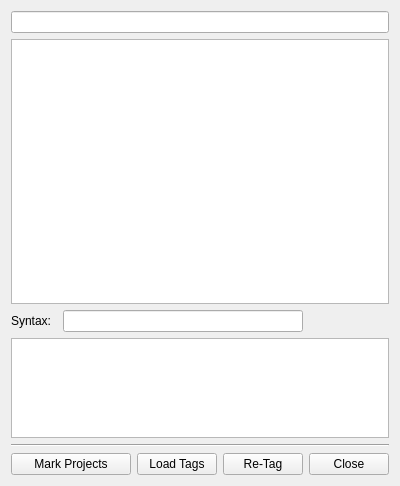
<?xml version="1.0" encoding="UTF-8"?>
<ui version="4.0">
 <class>Form</class>
 <widget class="QWidget" name="Form">
  <property name="geometry">
   <rect>
    <x>0</x>
    <y>0</y>
    <width>400</width>
    <height>486</height>
   </rect>
  </property>
  <property name="windowTitle">
   <string>Form</string>
  </property>
  <property name="styleSheet">
   <string notr="true">font: 8pt &quot;Arial&quot;;</string>
  </property>
  <layout class="QGridLayout" name="gridLayout">
   <item row="1" column="0" colspan="5">
    <widget class="QLineEdit" name="editFunction"/>
   </item>
   <item row="2" column="0" colspan="5">
    <widget class="QTableWidget" name="tableFuncList"/>
   </item>
   <item row="3" column="0">
    <widget class="QLabel" name="label">
     <property name="maximumSize">
      <size>
       <width>46</width>
       <height>16777215</height>
      </size>
     </property>
     <property name="text">
      <string>Syntax:</string>
     </property>
    </widget>
   </item>
   <item row="3" column="1" colspan="3">
    <widget class="QLineEdit" name="editSyntax"/>
   </item>
   <item row="3" column="4">
    <widget class="QLabel" name="labelEntries">
     <property name="maximumSize">
      <size>
       <width>70</width>
       <height>16777215</height>
      </size>
     </property>
     <property name="text">
      <string/>
     </property>
     <property name="alignment">
      <set>Qt::AlignRight|Qt::AlignTrailing|Qt::AlignVCenter</set>
     </property>
    </widget>
   </item>
   <item row="5" column="0" colspan="5">
    <widget class="Line" name="line">
     <property name="orientation">
      <enum>Qt::Horizontal</enum>
     </property>
    </widget>
   </item>
   <item row="6" column="0" colspan="2">
    <widget class="QPushButton" name="buttonMark">
     <property name="text">
      <string>Mark Projects</string>
     </property>
    </widget>
   </item>
   <item row="6" column="2">
    <widget class="QPushButton" name="buttonLoad">
     <property name="text">
      <string>Load Tags</string>
     </property>
    </widget>
   </item>
   <item row="6" column="3">
    <widget class="QPushButton" name="buttonTag">
     <property name="text">
      <string>Re-Tag</string>
     </property>
    </widget>
   </item>
   <item row="6" column="4">
    <widget class="QPushButton" name="buttonClose">
     <property name="text">
      <string>Close</string>
     </property>
    </widget>
   </item>
   <item row="4" column="0" colspan="5">
    <widget class="QListWidget" name="listProjects">
     <property name="maximumSize">
      <size>
       <width>16777215</width>
       <height>100</height>
      </size>
     </property>
    </widget>
   </item>
  </layout>
 </widget>
 <resources/>
 <connections/>
</ui>
